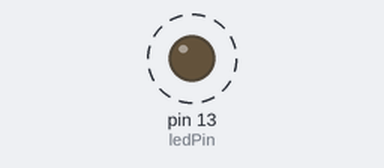
A sketch run on a simulated Arduino Uno, built with avr-gcc and run on an emulated ATmega328P. Parts: output pins drawn as LEDs (lit = HIGH). Dashed ring = blinking.

Above: at 0.5 s.
Timing chart, 0 to 3.0 s (numbered marks = the images above):
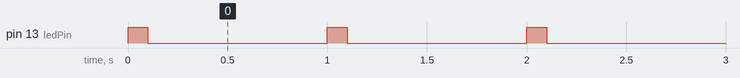

The sketch:

sketch.ino
```cpp
const int ledPin = 13;
void setup() {
  // put your setup code here, to run once:
  pinMode(ledPin, OUTPUT);

}

void loop() {
  // put your main code here, to run repeatedly:

  // send a "high" signal on ledPin's pin (5V)
  // this turns the led on
  digitalWrite(ledPin, HIGH);
  // delay microcontroller in this state for 100 milliseconds
  delay(100);
  // send a "low" signal on ledPin's pin (0V)
  // in other words ledPin is equall ground now
  // this will turn the led off
  digitalWrite(ledPin, LOW);
  // delay microcontroller in this state for 900 milliseconds
  delay(900);
}
```

Measured:
- by itself, pin 13 (ledPin): alternates HIGH for 0.10 s and LOW for 0.90 s
